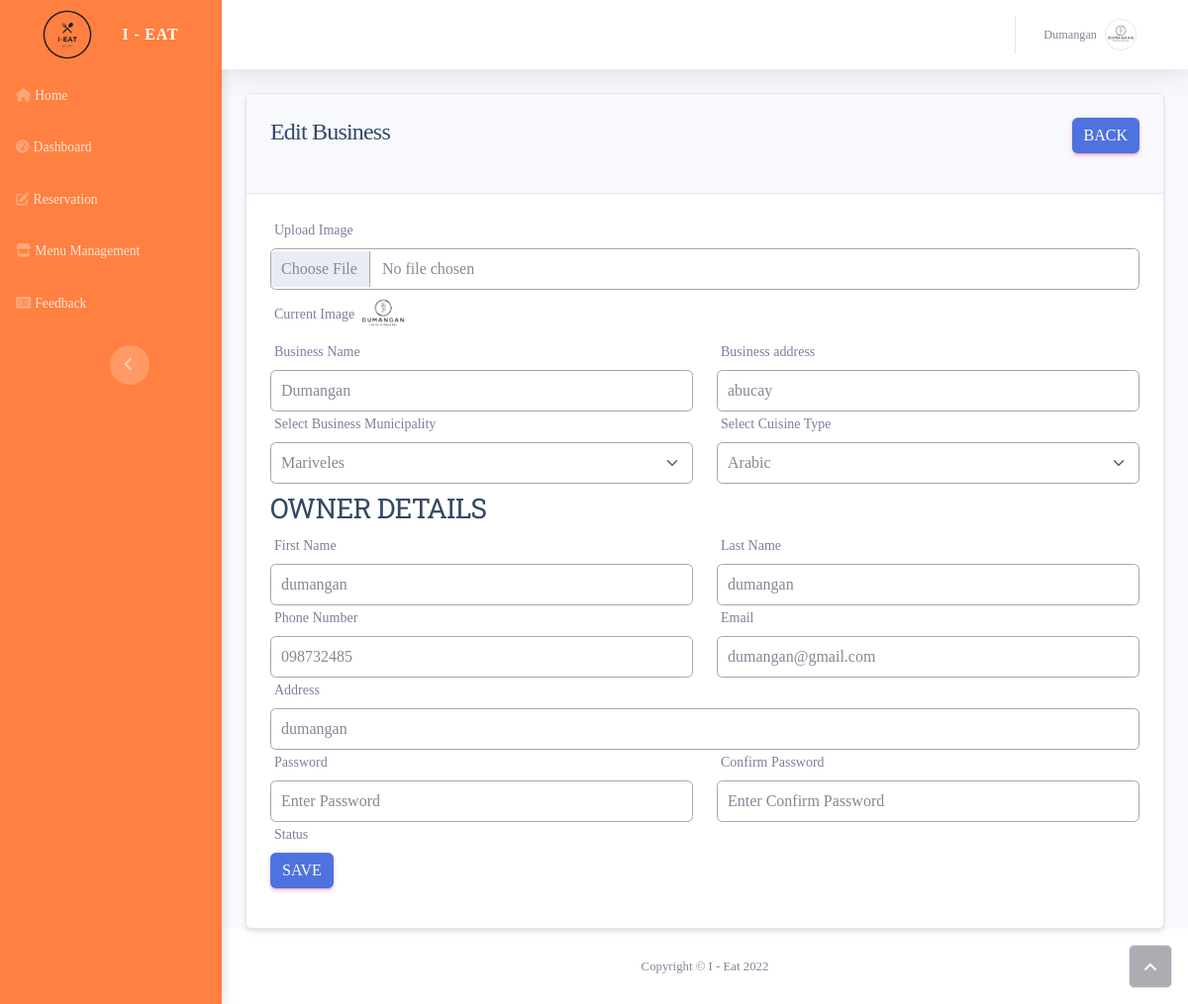
The page /business/profile.php?id=40 (signed in) on the database its author committed.
### tables this page shows
CREATE TABLE `business` (
  `businessid` int(11) NOT NULL,
  `business_name` varchar(255) NOT NULL,
  `business_address` varchar(255) NOT NULL,
  `municipalityid` int(11) NOT NULL,
  `categoryid` int(11) NOT NULL,
  `business_firstname` varchar(255) NOT NULL,
  `business_lastname` varchar(255) NOT NULL,
  `business_phonenumber` varchar(255) NOT NULL,
  `business_owneraddress` varchar(255) NOT NULL,
  `business_email` varchar(255) NOT NULL,
  `business_password` varchar(255) NOT NULL,
  `image` varchar(255) NOT NULL,
  `role_as` tinyint(4) NOT NULL DEFAULT 2,
  `status` tinyint(4) NOT NULL DEFAULT 0,
  `created_at` timestamp NOT NULL DEFAULT current_timestamp()
);

CREATE TABLE `municipality` (
  `municipalityid` int(11) NOT NULL,
  `municipality_name` text NOT NULL,
  `image` varchar(255) NOT NULL,
  `status` tinyint(4) NOT NULL DEFAULT 0
);

CREATE TABLE `mealcategory` (
  `categoryid` int(11) NOT NULL,
  `categoryname` varchar(255) NOT NULL,
  `status` tinyint(4) NOT NULL DEFAULT 0
);

### functions/businessfunctions.php (called while the page is built, shortened)
<?php
function getAll($table)
{
    global $con;
    $query = "SELECT * FROM $table";
    return $query_run = mysqli_query($con, $query);
}
function getByID($table, $id, $tabledata)
{
    global $con;
    $query = "SELECT * FROM $table WHERE $tabledata='$id'";
    return $query_run = mysqli_query($con, $query);
}
?>

### business/profile.php (the view, shortened to what this page needs)
<?php
include('includes/header.php');
?>
<div class="container">
  <div class="row">
    <div class="col-md-12">
        <?php
        if(isset($_GET['id']))
        {
            $id = $_GET['id'];
            $business = getByID("business",$id,"businessid");
            if(mysqli_num_rows($business) > 0)
            {
                $data = mysqli_fetch_array($business)
            ?>
            <div class="card">
                <div class="card-header">
                <h4>Edit Business
                    <a href="busiowner.php" class="btn btn-primary float-end">Back</a>
                </h4>
                </div>
                <div class="card-body">
                    <form action="code.php" method="POST" enctype="multipart/form-data">
                        <div class="row">
                                <div class="col-md-12">
                                <label for="">Upload Image</label>
                                <input type="file" name="image" class="form-control">
                                <label for="">Current Image</label>
                                <img src="../uploads/<?= $data['image'] ?>" height="50px" width="50px">
                            </div>
                            <div class="col-md-6">
                                <label for="">Business Name</label>
                                <input type="text" name="business_name" value="<?= $data['business_name'] ?>" required placeholder="Enter Business Name" class="form-control">
                            </div>
                            <div class="col-md-6">
                                <label for="">Business address</label>
                                <input type="text" name="business_address" value="<?= $data['business_address'] ?>"  required placeholder="Business Address" class="form-control">
                            </div>
                            <div class="col-md-6">
                                <label for="">Select Business Municipality</label>
                                <select name='municipalityid' class="form-select mb-2">
                                    <?php
                                    $municipality = getAll("municipality");
                                    if(mysqli_num_rows($municipality) > 0)
                                    {
                                        foreach ($municipality as $item)
                                        {
                                            ?>
                                            <option value="<?= $item['municipalityid']; ?>" <?= $data['municipalityid'] == $item['municipalityid']?'selected':''?>><?= $item['municipality_name']; ?></option>
                                            <?php
                                        }
                                    }
                                    else
                                    {
                                        echo "No Municipality Available";
                                    }?>
                                </select>
                            </div>
                            <div class="col-md-6">
                                <label for="">Select Cuisine Type</label>
                                <select name='categoryid' class="form-select mb-2">
                                    <?php
                                    $category = getAll("mealcategory");
                                    if(mysqli_num_rows($category) > 0)
                                    {
                                        foreach ($category as $item)
                                        {
                                            ?>
                                            <option value="<?= $item['categoryid']; ?>" <?= $data['categoryid'] == $item['categoryid']?'selected':''?>><?= $item['categoryname']; ?></option>
                                            <?php
                                        }
                                    }
                                    else
                                    {
                                        echo "No Category Available";
                                    }?>
                                </select>
                            </div>
                            <h3>OWNER DETAILS</h3>
                            <div class="col-md-6">
                                <label for="">First Name</label>
                                <input type="text" name="business_firstname" value="<?= $data['business_firstname'] ?>" placeholder="Enter First Name" class="form-control">
                            </div>
                            <div class="col-md-6">
                                <label for="">Last Name</label>
                                <input type="text" name="business_lastname" value="<?= $data['business_lastname'] ?>" placeholder="Enter Last Name" class="form-control">
                            </div>
                            <div class="col-md-6">
                                <label for="">Phone Number</label>
                                <input type="text" name="business_phonenumber" value="<?= $data['business_phonenumber'] ?>"  required placeholder="Contact Number" class="form-control">
                            </div>
                            <div class="col-md-6">
                                <label for="">Email</label>
                                <input type="text" name="business_email" value="<?= $data['business_email'] ?>"  required placeholder="Owner Email" class="form-control">
                            </div>
                            <div class="col-md-12">
                                <label for="">Address</label>
                                <input type="text" name="business_owneraddress" value="<?= $data['business_owneraddress'] ?>"  required placeholder="Owner Address" class="form-control">
                            </div>
                            <div class="col-md-6">
                                <label for="">Password</label>
                                <input type="password" name="business_password" placeholder="Enter Password" class="form-control" required>
                            </div>
                            <div class="col-md-6">
                                <label for="">Confirm Password</label>
                                <input type="password" name="business_confirmpassword" placeholder="Enter Confirm Password" class="form-control" required>
                            </div>
                            <div class="col-md-12">
                                <label for="">Status</label>
                            </div> <br>
                            <div class="col-md-6">
                                <button type="submit" class="btn btn-primary" name="edit_business_btn">Save</button>
                            </div>
                            </div>
                    </form>
                </div>
            </div>
            <?php
            }
            else
            {
                echo "Business not Found";
            }
        }
        else
        {
           echo"ID missing from url";
        }
            ?>
    </div>
  </div>
</div>
<?php include('includes/footer.php');?>

### admin/form.css (style rules this page uses)
* { font-family: 'Tiro Kannada', serif; }
a { text-decoration: none; }

### business/includes/header.php (style rules this page uses)
.form-control { border: 1px solid #b3a1a1 !important; padding: 8px 10px; }
.form-select { border: 1px solid #b3a1a1 !important; padding: 8px 10px; }

### rows shown on the page
business: image (picture), business_name "Dumangan", business_address "abucay", municipalityid "Mariveles", categoryid "Arabic", business_firstname "dumangan", business_lastname "dumangan", business_phonenumber "098732485", business_email "dumangan@gmail.com", business_owneraddress "dumangan"

### other values the page prints
$_SESSION['auth_user']['business_name'] "Dumangan"
